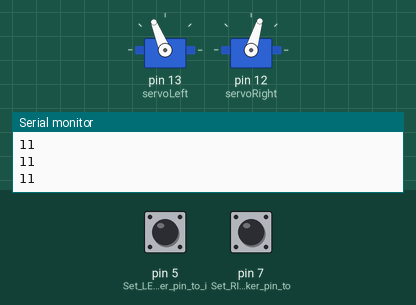
Simulated run of this sketch. Board: Arduino Uno, built with avr-gcc and run on an emulated ATmega328P. On the bench: 2 × servo, the last lines printed to the serial monitor. The test bench sets the inputs (shaded band); at power-on: pin 5 (Set_LEFT_whisker_pin_to_i) HIGH, pin 7 (Set_RIGHT_whisker_pin_to) HIGH.

Above: at 1.2 s.
1.3 s: pin 5 (Set_LEFT_whisker_pin_to_i) pulled LOW for 0.15 s
At 1.7 s:
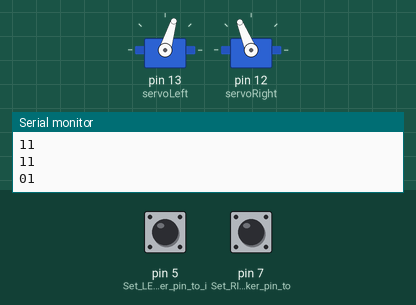
3.6 s: pin 7 (Set_RIGHT_whisker_pin_to) pulled LOW for 1 s
At 4.31 s:
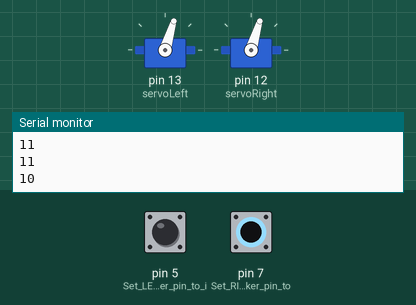
6.7 s: pin 7 (Set_RIGHT_whisker_pin_to) pulled LOW for 3.2 s
At 10.8 s:
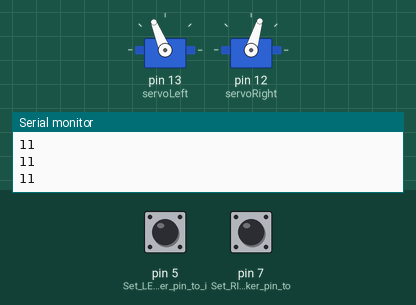
11.4 s: pin 5 (Set_LEFT_whisker_pin_to_i) pulled LOW for 1 s
At 12.13 s:
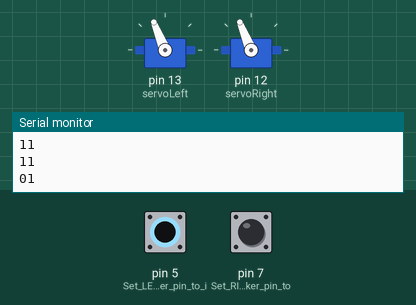
Timing chart, 0 to 14.6 s (numbered marks = the images above; inputs shaded):
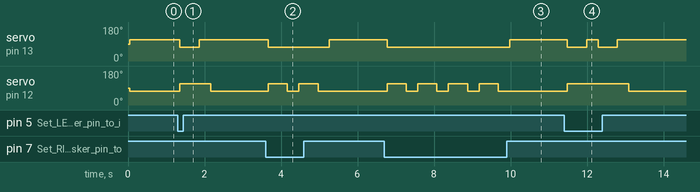

Measured:
- after the input at 1.3 s, servo on pin 13 (servoLeft): 112° → 73° after 0.06 s, → 112° 0.50 s later; servo on pin 12 (servoRight): 73° → 112° after 0.06 s, → 73° 0.80 s later
- after the input at 3.6 s, servo on pin 13 (servoLeft): 112° → 73° after 0.07 s, → 112° 1.6 s later; servo on pin 12 (servoRight): alternates 112° for 0.50 s and 73° for 0.30 s, 4 changes in all, then stays 73°, starting after 0.07 s
- after the input at 6.7 s, servo on pin 13 (servoLeft): 112° → 73° after 0.08 s, → 112° 3.2 s later; servo on pin 12 (servoRight): alternates 112° for 0.50 s and 73° for 0.30 s, 8 changes in all, then stays 73°, starting after 0.08 s
- after the input at 11.4 s, servo on pin 13 (servoLeft): alternates 112° for 0.30 s and 73° for 0.50 s, 4 changes in all, then stays 112°, starting after 0.09 s; servo on pin 12 (servoRight): 73° → 112° after 0.09 s, → 73° 1.6 s later

The sketch:

EscapeBot.ino
```cpp
//6.23.2017 Chrisitine, Chiara, Grace, Aliya, Camryn
 /* Robotics with the BOE Shield - DisplayWhiskerStates
 * Display left and right whisker states in Serial Monitor.
 * 1 indicates no contact; 0 indicates contact.
 */

#include <Servo.h>

Servo servoLeft;
Servo servoRight;

void moveForward(){
  servoLeft.writeMicroseconds(1700);
  servoRight.writeMicroseconds(1300);
}
void moveBackward(int x){
  servoLeft.writeMicroseconds(1300);
  servoRight.writeMicroseconds(1700);
    delay(x);
}
void turnRight(int z){
  servoLeft.writeMicroseconds(1700);
  servoRight.writeMicroseconds(1700);        //544 (90), 180 (30)
    delay(z);
}
void turnLeft(){
  servoLeft.writeMicroseconds(1300);         // Turns left
  servoRight.writeMicroseconds(1300);        //544 (90), 180 (30)
    delay(250);
}
void stayStill(int y){
  servoLeft.writeMicroseconds(1500);
  servoRight.writeMicroseconds(1500);
    delay(y);
}


void setup()                                 // Built-in initialization block
{
  pinMode(5, INPUT);                         // Set LEFT whisker pin to input
  pinMode(7, INPUT);                         // Set RIGHT whisker pin to input

  servoLeft.attach(13);
  servoRight.attach(12);
  Serial.begin(9600);                        // Set data rate to 9600 bps
}


void loop()                                  // Main loop auto-repeats
{

  byte wLeft = digitalRead(5);               // Copy left result to wLeft
  byte wRight = digitalRead(7);              // Copy right result to wRight

  Serial.print(wLeft);                       // Display left whisker state
  Serial.println(wRight);                    // Display right whisker state

  delay(50);                                 // Pause for 50 ms


  moveForward();

  if (wLeft==0 and wRight==0){
    moveBackward(500);
    turnRight(50);
    }
  else if (wLeft==0){
    moveBackward(500);
    turnRight(250);
  }
  else if (wRight==0){
    moveBackward(500);
    turnLeft();
  }
}
```
